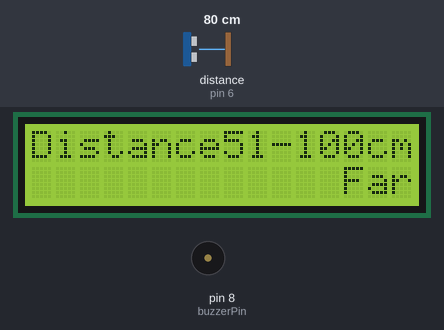
Recording of a sketch running on a simulated Arduino Uno, built with avr-gcc and run on an emulated ATmega328P. Parts: 16×2 character LCD, buzzer (waves = sounding). Wiring (inferred from the names in the program): ultrasonic range finder: trigger pin 7; echo pin 6. The inputs (shaded band) are chosen by the test bench; at power-on: distance to the obstacle (sensor on pin 6) 80 cm. The echo pulse lasts 58.3 µs per cm; what the sketch prints to the serial monitor is not drawn.

Above: at 1.3 s.
1.4 s: distance to the obstacle (sensor on pin 6) set to 2 cm
At 1.76 s:
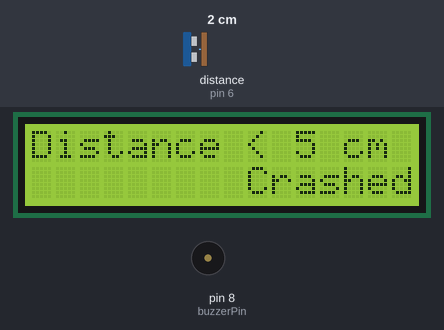
3.7 s: distance to the obstacle (sensor on pin 6) set to 18 cm
At 5.49 s:
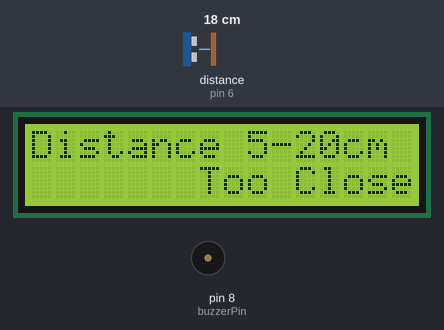
5.7 s: distance to the obstacle (sensor on pin 6) set to 120 cm
At 7.7 s:
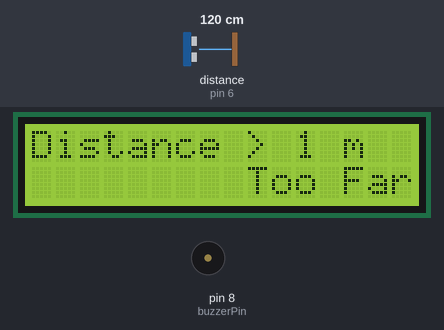
9.2 s: distance to the obstacle (sensor on pin 6) set to 47 cm
At 10.73 s:
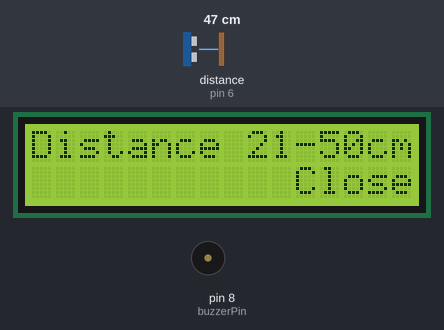
12.3 s: distance to the obstacle (sensor on pin 6) set to 4 cm
At 13.74 s:
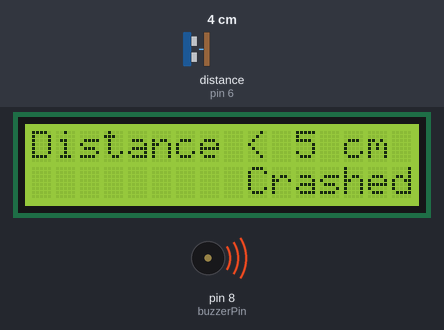
15.0 s: distance to the obstacle (sensor on pin 6) set to 9 cm
At 15.79 s:
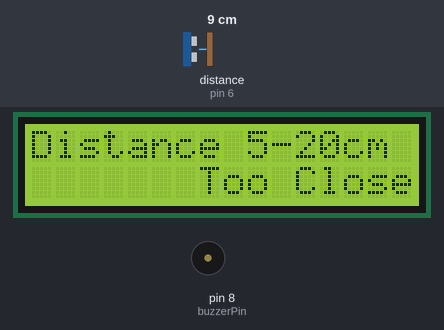
Timing chart, 0 to 18.9 s (numbered marks = the images above; inputs shaded):
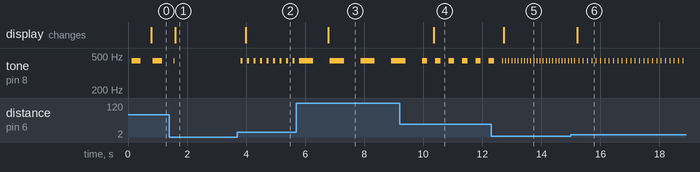

The sketch:

ParkingAssistantSystem.ino
```cpp
#define buzzerPin 8 // digital pin of buzzer
#define trigPin 7 // digital pins of ultrasonic sensor
#define echoPin 6

#include <Wire.h> // required libraries for LCD screen
#include <LiquidCrystal_I2C.h>
LiquidCrystal_I2C LCD(0x27, 16, 2); // LCD with LiquidCrystal_I2C library

void setup() {
  pinMode(echoPin, INPUT); // echo pin of the sensor as input
  pinMode(trigPin, OUTPUT); // trig pin of the sensor as output
  pinMode(buzzerPin, OUTPUT); // buzzer is output too

  LCD.init(); // initializing LCD screen
  LCD.backlight(); // opening ground light of the LCD screen

  Serial.begin(9600); // for serial port screen to start communication
}

void loop() {
  int distance = calculateDistance(); // to get distance sensor value
  buzz(distance * 4); // sound frequency

  Serial.print("Date: 14.6.2021  -  Distance: "); // to print serial port
  Serial.print(distance);
  Serial.println(" cm.");

  if(distance > 100) // if distance is bigger than 100 cm
  {
    LCD.setCursor(0,0); // start to write from 1st row - 1st column
    LCD.print("Distance > 1 m  ");
    LCD.setCursor(0,1); // start to write from 2nd row - 1st column
    LCD.print("         Too Far");
    Serial.println("It is too far.");
  }else if(distance <= 100 && distance >= 51) // if distance is between 51-100 cm
  {
    LCD.setCursor(0,0); // start to write from 1st row - 1st column
    LCD.print("Distance51-100cm");
    LCD.setCursor(0,1); // start to write from 2nd row - 1st column
    LCD.print("             Far");
    Serial.println("It is far.");
  }else if(distance <= 50 && distance >= 21) // if distance is between 21-50 cm
  {
    LCD.setCursor(0,0); // start to write from 1st row - 1st column
    LCD.print("Distance 21-50cm");
    LCD.setCursor(0,1); // start to write from 2nd row - 1st column
    LCD.print("           Close");
    Serial.println("It is close.");
  }else if(distance <= 20 && distance >= 5) // if distance is between 5-20 cm
  {
    LCD.setCursor(0,0); // start to write from 1st row - 1st column
    LCD.print("Distance 5-20cm ");
    LCD.setCursor(0,1); // start to write from 2nd row - 1st column
    LCD.print("       Too Close");
    Serial.println("It is too close.");
  }else  // if distance is lower than 5 cm
  {
    LCD.setCursor(0,0); // start to write from 1st row - 1st column
    LCD.print("Distance < 5 cm ");
    LCD.setCursor(0,1); // start to write from 2nd row - 1st column
    LCD.print("         Crashed");
    Serial.println("It is crashed.");
  }
}

int calculateDistance()
{
  long duration, distance; // to get calculate distance

  digitalWrite(trigPin, LOW);
  delayMicroseconds(2);
  digitalWrite(trigPin, HIGH);
  delayMicroseconds(10);
  digitalWrite(trigPin, LOW);

  duration = pulseIn(echoPin, HIGH);
  distance = duration / 58.2; // speed of the sound
  delay(50);

  return distance;
}

int buzz(int x)
{
  tone(buzzerPin, 440); // 440 is tune of the sound, it could be changed
  delay(x);
  noTone(buzzerPin); // to shutdown buzzer sound
  delay(x);
}

/*
 * REFERENCES
 * https://www.youtube.com/watch?v=l0QvSxzHtvk
 * https://maker.robotistan.com/arduino-ile-basit-park-sensoru-yapimi/
 * https://www.hobidevre.com/330r-1watt#:~:text=Turuncu%20-%20Turuncu%20-%20Kahverengi%20-%20Alt%C4%B1n
 */
```

Measured:
- after the input at 1.4 s, the display: changes after 0.20 s (image 1)
- after the input at 3.7 s, tone on pin 8 (buzzerPin): alternates 440 Hz for 0.07 s and silent for 0.15 s, starting after 0.11 s; the display: changes after 0.28 s (image 2)
- after the input at 5.7 s, tone on pin 8 (buzzerPin): alternates 440 Hz for 0.48 s and silent for 0.57 s, starting after 0.58 s; the display: changes after 1.1 s (image 3)
- after the input at 9.2 s, the display: changes after 1.2 s (image 4)
- after the input at 12.3 s, the display: changes after 0.43 s (image 5)
- after the input at 15.0 s, tone on pin 8 (buzzerPin): alternates 440 Hz for 0.03 s and silent for 0.11 s, starting after 0.26 s; the display: changes after 0.21 s (image 6)
